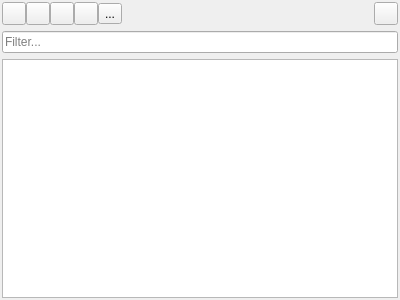
<?xml version="1.0" encoding="UTF-8"?>
<ui version="4.0">
 <class>LC_NamedViewsListWidget</class>
 <widget class="QWidget" name="LC_NamedViewsListWidget">
  <property name="geometry">
   <rect>
    <x>0</x>
    <y>0</y>
    <width>400</width>
    <height>300</height>
   </rect>
  </property>
  <property name="windowTitle">
   <string>Form</string>
  </property>
  <layout class="QGridLayout" name="gridLayout">
   <property name="leftMargin">
    <number>2</number>
   </property>
   <property name="topMargin">
    <number>2</number>
   </property>
   <property name="rightMargin">
    <number>2</number>
   </property>
   <property name="bottomMargin">
    <number>2</number>
   </property>
   <property name="horizontalSpacing">
    <number>0</number>
   </property>
   <item row="0" column="0">
    <layout class="QHBoxLayout" name="horizontalLayout">
     <item>
      <widget class="QToolButton" name="tbAddView">
       <property name="toolTip">
        <string>Create vew for current zoom and offset of drawing</string>
       </property>
       <property name="styleSheet">
        <string notr="true"/>
       </property>
       <property name="text">
        <string/>
       </property>
       <property name="icon">
        <iconset resource="../../../../res/icons/icons.qrc">
         <normaloff>:/icons/nview_add.svg</normaloff>:/icons/nview_add.svg</iconset>
       </property>
      </widget>
     </item>
     <item>
      <widget class="QToolButton" name="tbRestoreView">
       <property name="toolTip">
        <string>Restores selected view</string>
       </property>
       <property name="text">
        <string/>
       </property>
       <property name="icon">
        <iconset resource="../../../../res/icons/icons.qrc">
         <normaloff>:/icons/nview_visible.svg</normaloff>:/icons/nview_visible.svg</iconset>
       </property>
      </widget>
     </item>
     <item>
      <widget class="QToolButton" name="tbUpdateView">
       <property name="toolTip">
        <string>Update selected view by current zoom/position</string>
       </property>
       <property name="text">
        <string/>
       </property>
       <property name="icon">
        <iconset resource="../../../../res/icons/icons.qrc">
         <normaloff>:/icons/zoom_auto.svg</normaloff>:/icons/zoom_auto.svg</iconset>
       </property>
      </widget>
     </item>
     <item>
      <widget class="QToolButton" name="tbRenameView">
       <property name="toolTip">
        <string>Edit selected view name</string>
       </property>
       <property name="text">
        <string/>
       </property>
       <property name="icon">
        <iconset resource="../../../../res/icons/icons.qrc">
         <normaloff>:/icons/rename_active_block.svg</normaloff>:/icons/rename_active_block.svg</iconset>
       </property>
      </widget>
     </item>
     <item>
      <widget class="QToolButton" name="tbRemoveView">
       <property name="toolTip">
        <string>Removes selected view</string>
       </property>
       <property name="text">
        <string>...</string>
       </property>
       <property name="icon">
        <iconset resource="../../../../res/icons/icons.qrc">
         <normaloff>:/icons/remove.svg</normaloff>:/icons/remove.svg</iconset>
       </property>
      </widget>
     </item>
    </layout>
   </item>
   <item row="2" column="0" colspan="3">
    <widget class="QTableView" name="tvTable"/>
   </item>
   <item row="1" column="0" colspan="3">
    <layout class="QHBoxLayout" name="layFilter">
     <item>
      <widget class="QLineEdit" name="leFilterMask">
       <property name="sizePolicy">
        <sizepolicy hsizetype="Minimum" vsizetype="Minimum">
         <horstretch>1</horstretch>
         <verstretch>0</verstretch>
        </sizepolicy>
       </property>
       <property name="minimumSize">
        <size>
         <width>50</width>
         <height>0</height>
        </size>
       </property>
       <property name="toolTip">
        <string>Filtering views by name</string>
       </property>
       <property name="placeholderText">
        <string>Filter...</string>
       </property>
       <property name="clearButtonEnabled">
        <bool>true</bool>
       </property>
      </widget>
     </item>
    </layout>
   </item>
   <item row="0" column="2">
    <widget class="QToolButton" name="tbSettings">
     <property name="toolTip">
      <string>Settings</string>
     </property>
     <property name="styleSheet">
      <string notr="true"/>
     </property>
     <property name="text">
      <string/>
     </property>
     <property name="icon">
      <iconset resource="../../../../res/actions/actions.qrc">
       <normaloff>:/actions/configure.png</normaloff>:/actions/configure.png</iconset>
     </property>
    </widget>
   </item>
   <item row="0" column="1">
    <spacer name="horizontalSpacer">
     <property name="orientation">
      <enum>Qt::Horizontal</enum>
     </property>
     <property name="sizeHint" stdset="0">
      <size>
       <width>40</width>
       <height>20</height>
      </size>
     </property>
    </spacer>
   </item>
  </layout>
 </widget>
 <resources>
  <include location="../../../../res/icons/icons.qrc"/>
  <include location="../../../../res/icons/icons.qrc"/>
  <include location="../../../../res/actions/actions.qrc"/>
 </resources>
 <connections/>
</ui>
